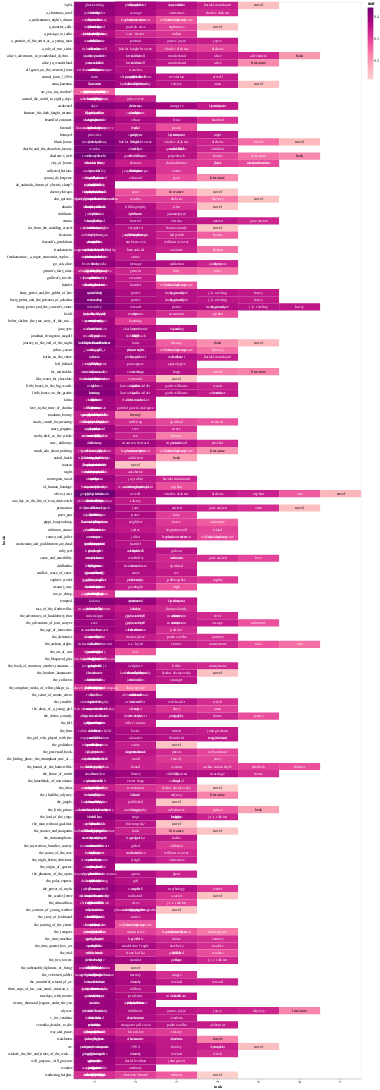

The notebook cell saved with this chart:
### Code cell
import altair as alt
grid = alt.Chart(tfidf_vec).encode(
    x = 'rank:O',
    y = 'book:N'
).transform_window(
    rank = "dense_rank()",
    sort = [alt.SortField("tfidf", order="descending")],
    groupby = ["book"],
)
heatmap = grid.mark_rect(size=5).encode(
    alt.Color('tfidf:Q', scale=alt.Scale(scheme='redpurple'))
)
text = grid.mark_text(align='center', baseline='middle', lineBreak='').encode(
    text = 'term:N',
    color = alt.condition(alt.datum.tfidf >= 0.23, alt.value('white'), alt.value('black'))
)
(heatmap+text).properties(width = 800)

### Figure 1 — Vega-Lite specification as saved in the notebook (floating-point values rounded to 4 significant figures; data arrays with more than 128 entries replaced by an {"elided": "..."} marker saying what was removed)
{"config": {"view": {"continuousWidth": 400, "continuousHeight": 300}}, "layer": [{"mark": {"type": "rect", "size": 5}, "encoding": {"color": {"field": "tfidf", "scale": {"scheme": "redpurple"}, "type": "quantitative"}, "x": {"field": "rank", "type": "ordinal"}, "y": {"field": "book", "type": "nominal"}}, "transform": [{"window": [{"op": "dense_rank", "field": "", "as": "rank"}], "groupby": ["book"], "sort": [{"field": "tfidf", "order": "descending"}]}]}, {"mark": {"type": "text", "align": "center", "baseline": "middle", "lineBreak": ""}, "encoding": {"color": {"condition": {"value": "white", "test": "(datum.tfidf >= 0.23)"}, "value": "black"}, "text": {"field": "term", "type": "nominal"}, "x": {"field": "rank", "type": "ordinal"}, "y": {"field": "book", "type": "nominal"}}, "transform": [{"window": [{"op": "dense_rank", "field": "", "as": "rank"}], "groupby": ["book"], "sort": [{"field": "tfidf", "order": "descending"}]}]}], "data": {"name": "data-aa4e8ee094f9965278389ba43819da89"}, "width": 800, "$schema": "https://vega.github.io/schema/vega-lite/v4.17.0.json", "datasets": {"data-aa4e8ee094f9965278389ba43819da89": {"elided": "1149 records"}}}
